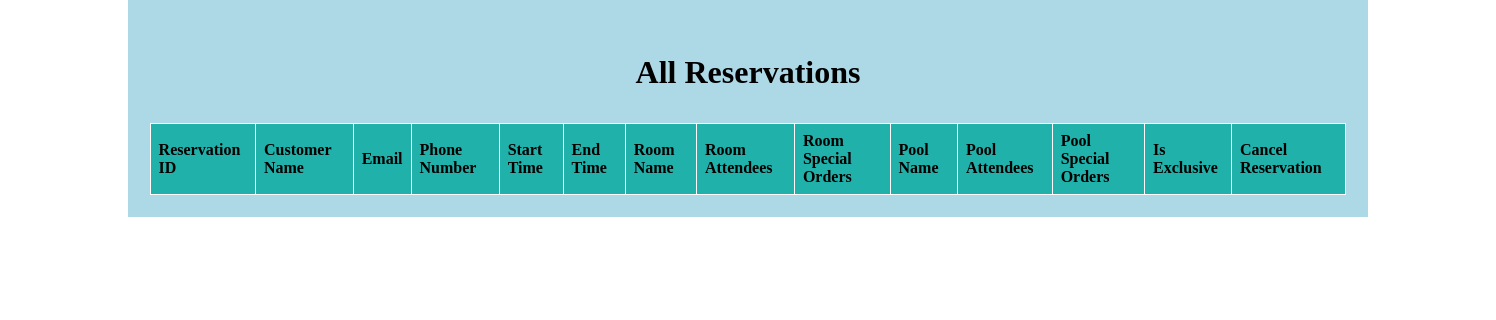
The page /administration/ on the database as committed earlier.
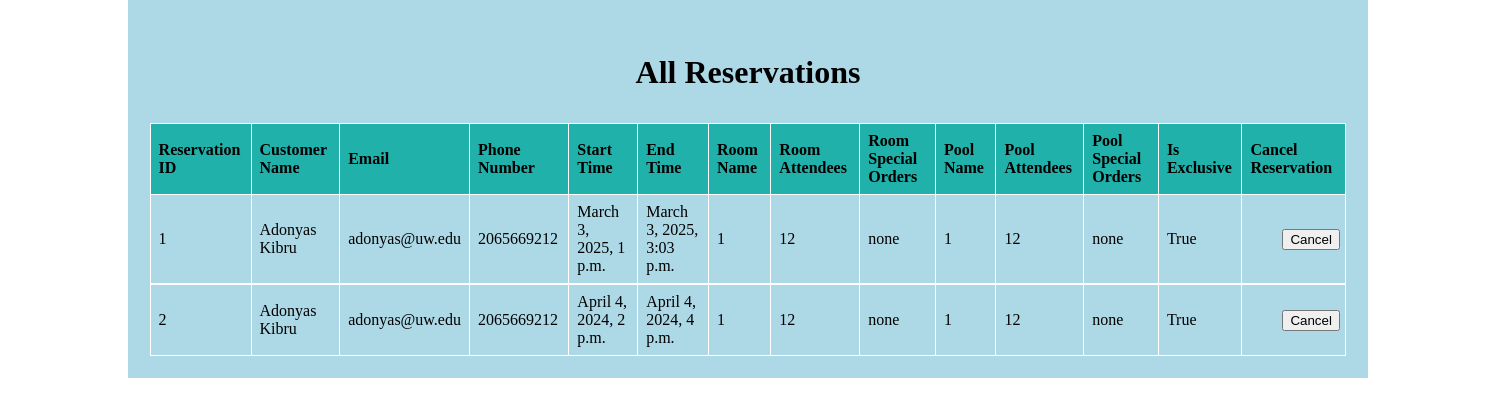
The same page on the database as committed later.
### reservation/models.py (models this page shows, shortened)
class Reservation(models.Model):
    customer = models.ForeignKey(Customer, on_delete=models.CASCADE)
    timeslot = models.ForeignKey(TimeSlot, on_delete=models.CASCADE)
    is_exclusive = models.BooleanField(default=False)
    service = models.ManyToManyField(Service)
    class Meta:
        unique_together = ('customer', 'timeslot')

class Customer(models.Model):
    first_name = models.CharField(max_length=40)
    last_name = models.CharField(max_length=40)
    email = models.EmailField(max_length=40)
    phone_number = models.CharField(max_length=10, null=True, blank=True)

class TimeSlot(models.Model):
    start_time = models.DateTimeField()
    end_time = models.DateTimeField()

class ServiceType(models.Model):
    room_option = models.ForeignKey(RoomOption, on_delete=models.CASCADE, null=True, blank=True)
    pool_option = models.ForeignKey(PoolOption, on_delete=models.CASCADE, null=True, blank=True)

class RoomOption(models.Model):
    class RoomTypes(models.IntegerChoices):
        ROOM_A = 1, 'Room A'
        ROOM_B = 2, 'Room B'
        ROOM_C = 3, 'Room C'
        ROOM_D = 4, 'Room D'
        NONE = 5, 'Do Not Want a Room'
    room_name = models.IntegerField(choices=RoomTypes.choices, default=RoomTypes.NONE)
    attendees = models.IntegerField(default=0)
    timeslot = models.ForeignKey(TimeSlot, on_delete=models.CASCADE, default=0)
    special_orders = models.TextField()
    MAX_ATTENDEES = {
        RoomTypes.ROOM_A: 15,
        RoomTypes.ROOM_B: 30,
        RoomTypes.ROOM_C: 50,
        RoomTypes.ROOM_D: 100,
        RoomTypes.NONE: 0
    }

class PoolOption(models.Model):
    class PoolTypes(models.IntegerChoices):
        POOL_A = 1, 'Pool A'
        POOL_B = 2, 'Pool B'
        POOL_C = 3, 'Pool C'
        POOL_D = 4, 'Pool D'
        NONE = 5, 'Do Not Want To Swim'
    pool_name = models.IntegerField(choices=PoolTypes.choices, default=PoolTypes.NONE)
    attendees = models.IntegerField(default=0)
    timeslot = models.ForeignKey(TimeSlot, on_delete=models.CASCADE,  default=0)
    special_orders = models.TextField()
    MAX_ATTENDEES = {
        PoolTypes.POOL_A: 15,
        PoolTypes.POOL_B: 30,
        PoolTypes.POOL_C: 50,
        PoolTypes.POOL_D: 100,
        PoolTypes.NONE: 0
    }

### reservation/views.py (the view)
# urls.py: path('administration/', views.administration, name='administration'),
def administration(request):
    reservations = Reservation.objects.all()
    return render(request, 'administration.html', {'reservations': reservations})

### reservation/templates/administration.html (shortened to what this page needs)
{% load static %}
<!DOCTYPE html>
<html lang="en">
<head>
    <link rel="stylesheet" href="{% static 'styles.css' %}">
</head>
<body>
    <div class="bop">
    <h1>All Reservations</h1>
    <table>
        <thead>
            <tr>
                <th>Reservation ID</th>
                <th>Customer Name</th>
                <th>Email</th>
                <th>Phone Number</th>
                <th>Start Time</th>
                <th>End Time</th>
                <th>Room Name</th>
                <th>Room Attendees</th>
                <th>Room Special Orders</th>
                <th>Pool Name</th>
                <th>Pool Attendees</th>
                <th>Pool Special Orders</th>
                <th>Is Exclusive</th>
                <th>Cancel Reservation</th>
            </tr>
        </thead>
        <tbody>
            {% for reservation in reservations %}
            <tr>
                <td>{{ reservation.id }}</td>
                <td>{{ reservation.customer.first_name }} {{ reservation.customer.last_name }}</td>
                <td>{{ reservation.customer.email }}</td>
                <td>{{ reservation.customer.phone_number }}</td>
                <td>{{ reservation.timeslot.start_time }}</td>
                <td>{{ reservation.timeslot.end_time }}</td>
                <td>
                    {% for service in reservation.service.all %}
                    {% for service_type in service.service_type.all %}
                    {% if service_type.room_option %}
                    {{ service_type.room_option.room_name }}
                    {% endif %}
                    {% endfor %}
                    {% endfor %}
                </td>
                <td>
                    {% for service in reservation.service.all %}
                    {% for service_type in service.service_type.all %}
                    {% if service_type.room_option %}
                    {{ service_type.room_option.attendees }}
                    {% endif %}
                    {% endfor %}
                    {% endfor %}
                </td>
                <td>
                    {% for service in reservation.service.all %}
                    {% for service_type in service.service_type.all %}
                    {% if service_type.room_option %}
                    {{ service_type.room_option.special_orders }}
                    {% endif %}
                    {% endfor %}
                    {% endfor %}
                </td>
                <td>
                    {% for service in reservation.service.all %}
                    {% for service_type in service.service_type.all %}
                    {% if service_type.pool_option %}
                    {{ service_type.pool_option.pool_name }}
                    {% endif %}
                    {% endfor %}
                    {% endfor %}
                </td>
                <td>
                    {% for service in reservation.service.all %}
                    {% for service_type in service.service_type.all %}
                    {% if service_type.pool_option %}
                    {{ service_type.pool_option.attendees }}
                    {% endif %}
                    {% endfor %}
                    {% endfor %}
                </td>
                <td>
                    {% for service in reservation.service.all %}
                    {% for service_type in service.service_type.all %}
                    {% if service_type.pool_option %}
                    {{ service_type.pool_option.special_orders }}
                    {% endif %}
                    {% endfor %}
                    {% endfor %}
                </td>
                <td>{{ reservation.is_exclusive }}</td>
                <td class="cancel-box">
                    <form method="post" action="{% url 'cancel_reservation' reservation.id %}" class="cancel-button">
                        <button type="submit" class="cancel">Cancel</button>
                    </form>
                </td>
            </tr>
            {% endfor %}
        </tbody>
    </table>
    </div>
</body>
</html>

### reservation/static/styles.css (style rules this page uses)
body { width: 100%; height: 100vh; margin: 0; background-image: url(https://blogs.rochester.edu/thegreendandelion/wp-content/uploads/2022/05/pool-scaled.jpg); color: black; font-family: Tahoma; font-size: 16px; }
h1, p { margin: 1em auto; text-align: center; }
form { width: 60vw; max-width: 500px; min-width: 300px; margin: 0 auto; padding-bottom: 2em; }

### reservation/templates/administration.html (style rules this page uses)
.bop { width: 80%; margin: auto; background-color: lightblue; padding: 22px; max-width: 1400px; }
table { width: 100%; border-collapse: collapse; }
th, td { border: 1px solid white; padding: 8px; }
th { background-color: lightseagreen; text-align: left; }
tr { border-bottom: 2px solid white; }
tr:last-child { border-bottom: none; }
.cancel-button { max-width: 0px; margin: -10px; padding: 0px; }
.cancel-box { max-width: 10px; padding-left: 50px; }

Rows that differ between the two databases and show on the page:
added Reservation: id "1", customer.first_name "Adonyas", customer.last_name "Kibru", customer.email "adonyas@uw.edu", customer.phone_number "2065669212", timeslot.start_time "March 3, 2025, 1 p.m.", timeslot.end_time "March 3, 2025, 3:03 p.m.", is_exclusive "True"
added ServiceType: room_option.room_name "1", room_option.attendees "12", room_option.special_orders "none", pool_option.pool_name "1", pool_option.attendees "12", pool_option.special_orders "none"
added Reservation: id "2", customer.first_name "Adonyas", customer.last_name "Kibru", customer.email "adonyas@uw.edu", customer.phone_number "2065669212", timeslot.start_time "April 4, 2024, 2 p.m.", timeslot.end_time "April 4, 2024, 4 p.m.", is_exclusive "True"
added ServiceType: room_option.room_name "1", room_option.attendees "12", room_option.special_orders "none", pool_option.pool_name "1", pool_option.attendees "12", pool_option.special_orders "none"
